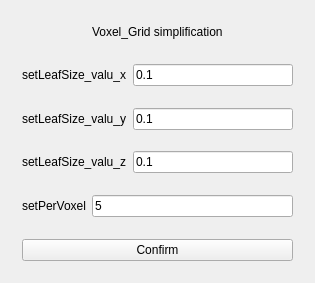
<?xml version="1.0" encoding="UTF-8"?>
<ui version="4.0">
 <class>Algorithm</class>
 <widget class="QWidget" name="Algorithm">
  <property name="geometry">
   <rect>
    <x>0</x>
    <y>0</y>
    <width>315</width>
    <height>283</height>
   </rect>
  </property>
  <property name="windowTitle">
   <string>Algorithm</string>
  </property>
  <layout class="QVBoxLayout" name="verticalLayout_2">
   <item>
    <widget class="QStackedWidget" name="stackedWidget">
     <property name="currentIndex">
      <number>6</number>
     </property>
     <widget class="QWidget" name="Radius_Filter">
      <layout class="QVBoxLayout" name="verticalLayout">
       <item>
        <layout class="QHBoxLayout" name="horizontalLayout_3">
         <item>
          <spacer name="horizontalSpacer">
           <property name="orientation">
            <enum>Qt::Horizontal</enum>
           </property>
           <property name="sizeHint" stdset="0">
            <size>
             <width>40</width>
             <height>20</height>
            </size>
           </property>
          </spacer>
         </item>
         <item>
          <widget class="QLabel" name="label">
           <property name="text">
            <string>Radius Filter</string>
           </property>
          </widget>
         </item>
         <item>
          <spacer name="horizontalSpacer_2">
           <property name="orientation">
            <enum>Qt::Horizontal</enum>
           </property>
           <property name="sizeHint" stdset="0">
            <size>
             <width>40</width>
             <height>20</height>
            </size>
           </property>
          </spacer>
         </item>
        </layout>
       </item>
       <item>
        <layout class="QHBoxLayout" name="horizontalLayout_21">
         <item>
          <widget class="QLabel" name="negative">
           <property name="text">
            <string>Negative Select</string>
           </property>
          </widget>
         </item>
         <item>
          <widget class="QComboBox" name="negative_input">
           <property name="currentIndex">
            <number>0</number>
           </property>
           <item>
            <property name="text">
             <string>False</string>
            </property>
           </item>
           <item>
            <property name="text">
             <string>True</string>
            </property>
           </item>
          </widget>
         </item>
        </layout>
       </item>
       <item>
        <layout class="QHBoxLayout" name="horizontalLayout">
         <item>
          <widget class="QLabel" name="RadiusSearch">
           <property name="text">
            <string>setRadiusSearch</string>
           </property>
          </widget>
         </item>
         <item>
          <widget class="QLineEdit" name="RadiusSearch_input">
           <property name="text">
            <string>0.2</string>
           </property>
          </widget>
         </item>
        </layout>
       </item>
       <item>
        <layout class="QHBoxLayout" name="horizontalLayout_2">
         <item>
          <widget class="QLabel" name="NeighborsInRadius">
           <property name="text">
            <string>setMinNeighborsInRadius</string>
           </property>
          </widget>
         </item>
         <item>
          <widget class="QLineEdit" name="NeighborsInRadius_input">
           <property name="text">
            <string>5</string>
           </property>
          </widget>
         </item>
        </layout>
       </item>
       <item>
        <widget class="QPushButton" name="Button_Radius">
         <property name="text">
          <string>Confirm</string>
         </property>
        </widget>
       </item>
      </layout>
     </widget>
     <widget class="QWidget" name="Statistical_Filter">
      <layout class="QVBoxLayout" name="verticalLayout_3">
       <item>
        <layout class="QHBoxLayout" name="horizontalLayout_13">
         <item>
          <spacer name="horizontalSpacer_6">
           <property name="orientation">
            <enum>Qt::Horizontal</enum>
           </property>
           <property name="sizeHint" stdset="0">
            <size>
             <width>40</width>
             <height>20</height>
            </size>
           </property>
          </spacer>
         </item>
         <item>
          <widget class="QLabel" name="label_2">
           <property name="text">
            <string>Statistical Filter</string>
           </property>
          </widget>
         </item>
         <item>
          <spacer name="horizontalSpacer_5">
           <property name="orientation">
            <enum>Qt::Horizontal</enum>
           </property>
           <property name="sizeHint" stdset="0">
            <size>
             <width>40</width>
             <height>20</height>
            </size>
           </property>
          </spacer>
         </item>
        </layout>
       </item>
       <item>
        <layout class="QHBoxLayout" name="horizontalLayout_15">
         <item>
          <widget class="QLabel" name="MeanK">
           <property name="text">
            <string>setMeanK</string>
           </property>
          </widget>
         </item>
         <item>
          <widget class="QLineEdit" name="MeanK_input">
           <property name="text">
            <string>6</string>
           </property>
          </widget>
         </item>
        </layout>
       </item>
       <item>
        <layout class="QHBoxLayout" name="horizontalLayout_14">
         <item>
          <widget class="QLabel" name="StddevMulThresh">
           <property name="text">
            <string>setStddevMulThresh</string>
           </property>
          </widget>
         </item>
         <item>
          <widget class="QLineEdit" name="StddevMulThresh_input">
           <property name="text">
            <string>1.0</string>
           </property>
          </widget>
         </item>
        </layout>
       </item>
       <item>
        <widget class="QPushButton" name="Button_Statistical">
         <property name="text">
          <string>Confirm</string>
         </property>
        </widget>
       </item>
      </layout>
     </widget>
     <widget class="QWidget" name="Condition_Filter">
      <layout class="QVBoxLayout" name="verticalLayout_4">
       <item>
        <layout class="QHBoxLayout" name="horizontalLayout_6">
         <item>
          <spacer name="horizontalSpacer_3">
           <property name="orientation">
            <enum>Qt::Horizontal</enum>
           </property>
           <property name="sizeHint" stdset="0">
            <size>
             <width>40</width>
             <height>20</height>
            </size>
           </property>
          </spacer>
         </item>
         <item>
          <widget class="QLabel" name="label_1">
           <property name="text">
            <string>Condition Filter</string>
           </property>
          </widget>
         </item>
         <item>
          <spacer name="horizontalSpacer_4">
           <property name="orientation">
            <enum>Qt::Horizontal</enum>
           </property>
           <property name="sizeHint" stdset="0">
            <size>
             <width>40</width>
             <height>20</height>
            </size>
           </property>
          </spacer>
         </item>
        </layout>
       </item>
       <item>
        <layout class="QHBoxLayout" name="horizontalLayout_4">
         <item>
          <widget class="QLabel" name="KeepOrganized">
           <property name="text">
            <string>KeepOrganized</string>
           </property>
          </widget>
         </item>
         <item>
          <widget class="QComboBox" name="KeepOrganized_input">
           <property name="currentText">
            <string>False</string>
           </property>
           <property name="currentIndex">
            <number>0</number>
           </property>
           <item>
            <property name="text">
             <string>False</string>
            </property>
           </item>
           <item>
            <property name="text">
             <string>True</string>
            </property>
           </item>
          </widget>
         </item>
        </layout>
       </item>
       <item>
        <widget class="QPushButton" name="Button_Condition">
         <property name="text">
          <string>Confirm</string>
         </property>
        </widget>
       </item>
      </layout>
     </widget>
     <widget class="QWidget" name="Bilateral_Filter">
      <layout class="QVBoxLayout" name="verticalLayout_5">
       <item>
        <layout class="QHBoxLayout" name="horizontalLayout_20">
         <item>
          <spacer name="horizontalSpacer_15">
           <property name="orientation">
            <enum>Qt::Horizontal</enum>
           </property>
           <property name="sizeHint" stdset="0">
            <size>
             <width>246</width>
             <height>20</height>
            </size>
           </property>
          </spacer>
         </item>
         <item>
          <widget class="QLabel" name="label_7">
           <property name="text">
            <string>Bilateral Filter</string>
           </property>
          </widget>
         </item>
         <item>
          <spacer name="horizontalSpacer_16">
           <property name="orientation">
            <enum>Qt::Horizontal</enum>
           </property>
           <property name="sizeHint" stdset="0">
            <size>
             <width>246</width>
             <height>20</height>
            </size>
           </property>
          </spacer>
         </item>
        </layout>
       </item>
       <item>
        <layout class="QHBoxLayout" name="horizontalLayout_18">
         <item>
          <widget class="QLabel" name="dist_weigh">
           <property name="text">
            <string>dist_weigh</string>
           </property>
          </widget>
         </item>
         <item>
          <widget class="QLineEdit" name="dist_weigh_input">
           <property name="text">
            <string>1.0</string>
           </property>
          </widget>
         </item>
        </layout>
       </item>
       <item>
        <layout class="QHBoxLayout" name="horizontalLayout_22">
         <item>
          <widget class="QLabel" name="K_set">
           <property name="text">
            <string>K</string>
           </property>
          </widget>
         </item>
         <item>
          <widget class="QLineEdit" name="K_set_input">
           <property name="text">
            <string>4</string>
           </property>
          </widget>
         </item>
        </layout>
       </item>
       <item>
        <layout class="QHBoxLayout" name="horizontalLayout_19">
         <item>
          <widget class="QLabel" name="normal_weigh">
           <property name="text">
            <string>normal_weigh</string>
           </property>
          </widget>
         </item>
         <item>
          <widget class="QLineEdit" name="normal_weigh_input">
           <property name="text">
            <string>1.0</string>
           </property>
          </widget>
         </item>
        </layout>
       </item>
       <item>
        <widget class="QPushButton" name="Button_Bilateral">
         <property name="text">
          <string>Confirm</string>
         </property>
        </widget>
       </item>
      </layout>
     </widget>
     <widget class="QWidget" name="Random_Simplification">
      <layout class="QVBoxLayout" name="verticalLayout_6">
       <item>
        <spacer name="verticalSpacer_3">
         <property name="orientation">
          <enum>Qt::Vertical</enum>
         </property>
         <property name="sizeHint" stdset="0">
          <size>
           <width>20</width>
           <height>33</height>
          </size>
         </property>
        </spacer>
       </item>
       <item>
        <layout class="QHBoxLayout" name="horizontalLayout_5">
         <item>
          <spacer name="horizontalSpacer_18">
           <property name="orientation">
            <enum>Qt::Horizontal</enum>
           </property>
           <property name="sizeHint" stdset="0">
            <size>
             <width>246</width>
             <height>20</height>
            </size>
           </property>
          </spacer>
         </item>
         <item>
          <widget class="QLabel" name="label_8">
           <property name="text">
            <string>Random Simplification</string>
           </property>
          </widget>
         </item>
         <item>
          <spacer name="horizontalSpacer_17">
           <property name="orientation">
            <enum>Qt::Horizontal</enum>
           </property>
           <property name="sizeHint" stdset="0">
            <size>
             <width>246</width>
             <height>20</height>
            </size>
           </property>
          </spacer>
         </item>
        </layout>
       </item>
       <item>
        <spacer name="verticalSpacer_4">
         <property name="orientation">
          <enum>Qt::Vertical</enum>
         </property>
         <property name="sizeHint" stdset="0">
          <size>
           <width>20</width>
           <height>33</height>
          </size>
         </property>
        </spacer>
       </item>
       <item>
        <layout class="QHBoxLayout" name="horizontalLayout_7">
         <item>
          <widget class="QLabel" name="setSample">
           <property name="text">
            <string>setSample</string>
           </property>
          </widget>
         </item>
         <item>
          <widget class="QLineEdit" name="setSample_input">
           <property name="text">
            <string>0.01</string>
           </property>
          </widget>
         </item>
        </layout>
       </item>
       <item>
        <spacer name="verticalSpacer_5">
         <property name="orientation">
          <enum>Qt::Vertical</enum>
         </property>
         <property name="sizeHint" stdset="0">
          <size>
           <width>20</width>
           <height>17</height>
          </size>
         </property>
        </spacer>
       </item>
       <item>
        <layout class="QHBoxLayout" name="horizontalLayout_8">
         <item>
          <widget class="QLabel" name="setSeed">
           <property name="text">
            <string>setSeed</string>
           </property>
          </widget>
         </item>
         <item>
          <widget class="QLineEdit" name="setSeed_input">
           <property name="text">
            <string>1</string>
           </property>
          </widget>
         </item>
        </layout>
       </item>
       <item>
        <spacer name="verticalSpacer_2">
         <property name="orientation">
          <enum>Qt::Vertical</enum>
         </property>
         <property name="sizeHint" stdset="0">
          <size>
           <width>20</width>
           <height>27</height>
          </size>
         </property>
        </spacer>
       </item>
       <item>
        <widget class="QPushButton" name="Button_Random">
         <property name="text">
          <string>Confirm</string>
         </property>
        </widget>
       </item>
       <item>
        <spacer name="verticalSpacer">
         <property name="orientation">
          <enum>Qt::Vertical</enum>
         </property>
         <property name="sizeHint" stdset="0">
          <size>
           <width>20</width>
           <height>33</height>
          </size>
         </property>
        </spacer>
       </item>
      </layout>
     </widget>
     <widget class="QWidget" name="Isometry_simplification">
      <layout class="QVBoxLayout" name="verticalLayout_7">
       <item>
        <spacer name="verticalSpacer_8">
         <property name="orientation">
          <enum>Qt::Vertical</enum>
         </property>
         <property name="sizeHint" stdset="0">
          <size>
           <width>20</width>
           <height>33</height>
          </size>
         </property>
        </spacer>
       </item>
       <item>
        <layout class="QHBoxLayout" name="horizontalLayout_10">
         <item>
          <spacer name="horizontalSpacer_7">
           <property name="orientation">
            <enum>Qt::Horizontal</enum>
           </property>
           <property name="sizeHint" stdset="0">
            <size>
             <width>40</width>
             <height>20</height>
            </size>
           </property>
          </spacer>
         </item>
         <item>
          <widget class="QLabel" name="label_3">
           <property name="text">
            <string>Isometry Simplification</string>
           </property>
          </widget>
         </item>
         <item>
          <spacer name="horizontalSpacer_8">
           <property name="orientation">
            <enum>Qt::Horizontal</enum>
           </property>
           <property name="sizeHint" stdset="0">
            <size>
             <width>40</width>
             <height>20</height>
            </size>
           </property>
          </spacer>
         </item>
        </layout>
       </item>
       <item>
        <spacer name="verticalSpacer_7">
         <property name="orientation">
          <enum>Qt::Vertical</enum>
         </property>
         <property name="sizeHint" stdset="0">
          <size>
           <width>20</width>
           <height>33</height>
          </size>
         </property>
        </spacer>
       </item>
       <item>
        <layout class="QHBoxLayout" name="horizontalLayout_9">
         <item>
          <widget class="QLabel" name="setRadiusSearch">
           <property name="text">
            <string>setRadiusSearch</string>
           </property>
          </widget>
         </item>
         <item>
          <widget class="QLineEdit" name="setRadiusSearch_input">
           <property name="text">
            <string>0.005</string>
           </property>
          </widget>
         </item>
        </layout>
       </item>
       <item>
        <spacer name="verticalSpacer_6">
         <property name="orientation">
          <enum>Qt::Vertical</enum>
         </property>
         <property name="sizeHint" stdset="0">
          <size>
           <width>20</width>
           <height>33</height>
          </size>
         </property>
        </spacer>
       </item>
       <item>
        <widget class="QPushButton" name="Button_Isometry">
         <property name="text">
          <string>Confirm</string>
         </property>
        </widget>
       </item>
       <item>
        <spacer name="verticalSpacer_9">
         <property name="orientation">
          <enum>Qt::Vertical</enum>
         </property>
         <property name="sizeHint" stdset="0">
          <size>
           <width>20</width>
           <height>33</height>
          </size>
         </property>
        </spacer>
       </item>
      </layout>
     </widget>
     <widget class="QWidget" name="Voxel_Grid_simplification">
      <layout class="QVBoxLayout" name="verticalLayout_8">
       <item>
        <layout class="QHBoxLayout" name="horizontalLayout_11">
         <item>
          <spacer name="horizontalSpacer_9">
           <property name="orientation">
            <enum>Qt::Horizontal</enum>
           </property>
           <property name="sizeHint" stdset="0">
            <size>
             <width>40</width>
             <height>20</height>
            </size>
           </property>
          </spacer>
         </item>
         <item>
          <widget class="QLabel" name="label_4">
           <property name="text">
            <string>Voxel_Grid simplification</string>
           </property>
          </widget>
         </item>
         <item>
          <spacer name="horizontalSpacer_10">
           <property name="orientation">
            <enum>Qt::Horizontal</enum>
           </property>
           <property name="sizeHint" stdset="0">
            <size>
             <width>40</width>
             <height>20</height>
            </size>
           </property>
          </spacer>
         </item>
        </layout>
       </item>
       <item>
        <spacer name="verticalSpacer_14">
         <property name="orientation">
          <enum>Qt::Vertical</enum>
         </property>
         <property name="sizeHint" stdset="0">
          <size>
           <width>20</width>
           <height>8</height>
          </size>
         </property>
        </spacer>
       </item>
       <item>
        <layout class="QHBoxLayout" name="horizontalLayout_12">
         <item>
          <widget class="QLabel" name="setLeafSize_1">
           <property name="text">
            <string>setLeafSize_valu_x</string>
           </property>
          </widget>
         </item>
         <item>
          <widget class="QLineEdit" name="setLeafSize_1_input">
           <property name="text">
            <string>0.1</string>
           </property>
          </widget>
         </item>
        </layout>
       </item>
       <item>
        <spacer name="verticalSpacer_13">
         <property name="orientation">
          <enum>Qt::Vertical</enum>
         </property>
         <property name="sizeHint" stdset="0">
          <size>
           <width>20</width>
           <height>8</height>
          </size>
         </property>
        </spacer>
       </item>
       <item>
        <layout class="QHBoxLayout" name="horizontalLayout_16">
         <item>
          <widget class="QLabel" name="setLeafSize_2">
           <property name="text">
            <string>setLeafSize_valu_y</string>
           </property>
          </widget>
         </item>
         <item>
          <widget class="QLineEdit" name="setLeafSize_2_input">
           <property name="text">
            <string>0.1</string>
           </property>
          </widget>
         </item>
        </layout>
       </item>
       <item>
        <spacer name="verticalSpacer_12">
         <property name="orientation">
          <enum>Qt::Vertical</enum>
         </property>
         <property name="sizeHint" stdset="0">
          <size>
           <width>20</width>
           <height>7</height>
          </size>
         </property>
        </spacer>
       </item>
       <item>
        <layout class="QHBoxLayout" name="horizontalLayout_17">
         <item>
          <widget class="QLabel" name="setLeafSize_3">
           <property name="text">
            <string>setLeafSize_valu_z</string>
           </property>
          </widget>
         </item>
         <item>
          <widget class="QLineEdit" name="setLeafSize_3_input">
           <property name="text">
            <string>0.1</string>
           </property>
          </widget>
         </item>
        </layout>
       </item>
       <item>
        <spacer name="verticalSpacer_10">
         <property name="orientation">
          <enum>Qt::Vertical</enum>
         </property>
         <property name="sizeHint" stdset="0">
          <size>
           <width>20</width>
           <height>8</height>
          </size>
         </property>
        </spacer>
       </item>
       <item>
        <layout class="QHBoxLayout" name="horizontalLayout_23">
         <item>
          <widget class="QLabel" name="setPerVoxel">
           <property name="text">
            <string>setPerVoxel</string>
           </property>
          </widget>
         </item>
         <item>
          <widget class="QLineEdit" name="setPerVoxel_input">
           <property name="text">
            <string>5</string>
           </property>
          </widget>
         </item>
        </layout>
       </item>
       <item>
        <spacer name="verticalSpacer_11">
         <property name="orientation">
          <enum>Qt::Vertical</enum>
         </property>
         <property name="sizeHint" stdset="0">
          <size>
           <width>20</width>
           <height>8</height>
          </size>
         </property>
        </spacer>
       </item>
       <item>
        <widget class="QPushButton" name="Button_Voxel_Grid">
         <property name="text">
          <string>Confirm</string>
         </property>
        </widget>
       </item>
      </layout>
     </widget>
     <widget class="QWidget" name="MLS">
      <layout class="QVBoxLayout" name="verticalLayout_9">
       <item>
        <layout class="QHBoxLayout" name="horizontalLayout_24">
         <item>
          <spacer name="horizontalSpacer_11">
           <property name="orientation">
            <enum>Qt::Horizontal</enum>
           </property>
           <property name="sizeHint" stdset="0">
            <size>
             <width>40</width>
             <height>20</height>
            </size>
           </property>
          </spacer>
         </item>
         <item>
          <widget class="QLabel" name="label_5">
           <property name="text">
            <string>MLS</string>
           </property>
          </widget>
         </item>
         <item>
          <spacer name="horizontalSpacer_12">
           <property name="orientation">
            <enum>Qt::Horizontal</enum>
           </property>
           <property name="sizeHint" stdset="0">
            <size>
             <width>40</width>
             <height>20</height>
            </size>
           </property>
          </spacer>
         </item>
        </layout>
       </item>
       <item>
        <layout class="QHBoxLayout" name="horizontalLayout_27">
         <item>
          <widget class="QLabel" name="setComputeNormals">
           <property name="text">
            <string>setComputeNormals</string>
           </property>
          </widget>
         </item>
         <item>
          <widget class="QComboBox" name="setComputeNormals_input">
           <property name="currentText">
            <string>True</string>
           </property>
           <property name="currentIndex">
            <number>1</number>
           </property>
           <item>
            <property name="text">
             <string>False</string>
            </property>
           </item>
           <item>
            <property name="text">
             <string>True</string>
            </property>
           </item>
          </widget>
         </item>
        </layout>
       </item>
       <item>
        <layout class="QHBoxLayout" name="horizontalLayout_47">
         <item>
          <widget class="QLabel" name="setPolynomialOrder">
           <property name="text">
            <string>setPolynomialOrder</string>
           </property>
          </widget>
         </item>
         <item>
          <widget class="QLineEdit" name="setPolynomialOrder_input">
           <property name="text">
            <string>2</string>
           </property>
          </widget>
         </item>
        </layout>
       </item>
       <item>
        <layout class="QHBoxLayout" name="horizontalLayout_26">
         <item>
          <widget class="QLabel" name="setSearchRadius">
           <property name="text">
            <string>setSearchRadius</string>
           </property>
          </widget>
         </item>
         <item>
          <widget class="QLineEdit" name="setSearchRadius_input">
           <property name="text">
            <string>0.3</string>
           </property>
          </widget>
         </item>
        </layout>
       </item>
       <item>
        <widget class="QPushButton" name="Button_MLS">
         <property name="text">
          <string>Confirm</string>
         </property>
        </widget>
       </item>
      </layout>
     </widget>
     <widget class="QWidget" name="Gaussian">
      <layout class="QVBoxLayout" name="verticalLayout_10">
       <item>
        <layout class="QHBoxLayout" name="horizontalLayout_33">
         <item>
          <spacer name="horizontalSpacer_13">
           <property name="orientation">
            <enum>Qt::Horizontal</enum>
           </property>
           <property name="sizeHint" stdset="0">
            <size>
             <width>40</width>
             <height>20</height>
            </size>
           </property>
          </spacer>
         </item>
         <item>
          <widget class="QLabel" name="label_6">
           <property name="text">
            <string>Gaussian</string>
           </property>
          </widget>
         </item>
         <item>
          <spacer name="horizontalSpacer_14">
           <property name="orientation">
            <enum>Qt::Horizontal</enum>
           </property>
           <property name="sizeHint" stdset="0">
            <size>
             <width>40</width>
             <height>20</height>
            </size>
           </property>
          </spacer>
         </item>
        </layout>
       </item>
       <item>
        <layout class="QHBoxLayout" name="horizontalLayout_28">
         <item>
          <widget class="QLabel" name="setSigma">
           <property name="text">
            <string>setSigma</string>
           </property>
          </widget>
         </item>
         <item>
          <widget class="QLineEdit" name="setSigma_input">
           <property name="text">
            <string>4</string>
           </property>
          </widget>
         </item>
        </layout>
       </item>
       <item>
        <layout class="QHBoxLayout" name="horizontalLayout_29">
         <item>
          <widget class="QLabel" name="setRelativeToSigma">
           <property name="text">
            <string>setThresholdRelativeToSigma</string>
           </property>
          </widget>
         </item>
         <item>
          <widget class="QLineEdit" name="setRelativeToSigma_input">
           <property name="text">
            <string>4</string>
           </property>
          </widget>
         </item>
        </layout>
       </item>
       <item>
        <layout class="QHBoxLayout" name="horizontalLayout_30">
         <item>
          <widget class="QLabel" name="setThreshold">
           <property name="text">
            <string>setThreshold</string>
           </property>
          </widget>
         </item>
         <item>
          <widget class="QLineEdit" name="setThreshold_input">
           <property name="text">
            <string>0.05</string>
           </property>
          </widget>
         </item>
        </layout>
       </item>
       <item>
        <layout class="QHBoxLayout" name="horizontalLayout_31">
         <item>
          <widget class="QLabel" name="setNumber">
           <property name="text">
            <string>setNumberOfThreads</string>
           </property>
          </widget>
         </item>
         <item>
          <widget class="QLineEdit" name="setNumber_input">
           <property name="text">
            <string>8</string>
           </property>
          </widget>
         </item>
        </layout>
       </item>
       <item>
        <layout class="QHBoxLayout" name="horizontalLayout_32">
         <item>
          <widget class="QLabel" name="setRadius">
           <property name="text">
            <string>setRadiusSearch</string>
           </property>
          </widget>
         </item>
         <item>
          <widget class="QLineEdit" name="setRadius_input">
           <property name="text">
            <string>0.01</string>
           </property>
          </widget>
         </item>
        </layout>
       </item>
       <item>
        <widget class="QPushButton" name="Button_Gaussian">
         <property name="text">
          <string>Confirm</string>
         </property>
        </widget>
       </item>
      </layout>
     </widget>
     <widget class="QWidget" name="Cloud_Repair">
      <layout class="QVBoxLayout" name="verticalLayout_11">
       <item>
        <layout class="QHBoxLayout" name="horizontalLayout_34">
         <item>
          <spacer name="horizontalSpacer_20">
           <property name="orientation">
            <enum>Qt::Horizontal</enum>
           </property>
           <property name="sizeHint" stdset="0">
            <size>
             <width>40</width>
             <height>20</height>
            </size>
           </property>
          </spacer>
         </item>
         <item>
          <widget class="QLabel" name="label_9">
           <property name="text">
            <string>Cloud Repair</string>
           </property>
          </widget>
         </item>
         <item>
          <spacer name="horizontalSpacer_19">
           <property name="orientation">
            <enum>Qt::Horizontal</enum>
           </property>
           <property name="sizeHint" stdset="0">
            <size>
             <width>40</width>
             <height>20</height>
            </size>
           </property>
          </spacer>
         </item>
        </layout>
       </item>
       <item>
        <widget class="QPushButton" name="Button_Repair">
         <property name="text">
          <string>Confirm</string>
         </property>
        </widget>
       </item>
      </layout>
     </widget>
     <widget class="QWidget" name="IA_RANSAC">
      <layout class="QVBoxLayout" name="verticalLayout_12">
       <item>
        <layout class="QHBoxLayout" name="horizontalLayout_35">
         <item>
          <spacer name="horizontalSpacer_22">
           <property name="orientation">
            <enum>Qt::Horizontal</enum>
           </property>
           <property name="sizeHint" stdset="0">
            <size>
             <width>40</width>
             <height>20</height>
            </size>
           </property>
          </spacer>
         </item>
         <item>
          <widget class="QLabel" name="label_10">
           <property name="text">
            <string>IA RANSAC</string>
           </property>
          </widget>
         </item>
         <item>
          <spacer name="horizontalSpacer_23">
           <property name="orientation">
            <enum>Qt::Horizontal</enum>
           </property>
           <property name="sizeHint" stdset="0">
            <size>
             <width>40</width>
             <height>20</height>
            </size>
           </property>
          </spacer>
         </item>
        </layout>
       </item>
       <item>
        <layout class="QHBoxLayout" name="horizontalLayout_36">
         <item>
          <widget class="QLabel" name="SetRadius">
           <property name="text">
            <string>src_setRadius</string>
           </property>
          </widget>
         </item>
         <item>
          <widget class="QLineEdit" name="SetRadius_input">
           <property name="text">
            <string>0.2</string>
           </property>
          </widget>
         </item>
        </layout>
       </item>
       <item>
        <layout class="QHBoxLayout" name="horizontalLayout_50">
         <item>
          <widget class="QLabel" name="SetRadius_2">
           <property name="text">
            <string>tgt_setRadius</string>
           </property>
          </widget>
         </item>
         <item>
          <widget class="QLineEdit" name="SetRadius_input_2">
           <property name="text">
            <string>0.2</string>
           </property>
          </widget>
         </item>
        </layout>
       </item>
       <item>
        <layout class="QHBoxLayout" name="horizontalLayout_49">
         <item>
          <widget class="QLabel" name="SetRadius_3">
           <property name="text">
            <string>fpfh_src_setRadius</string>
           </property>
          </widget>
         </item>
         <item>
          <widget class="QLineEdit" name="SetRadius_input_3">
           <property name="text">
            <string>0.2</string>
           </property>
          </widget>
         </item>
        </layout>
       </item>
       <item>
        <layout class="QHBoxLayout" name="horizontalLayout_48">
         <item>
          <widget class="QLabel" name="SetRadius_4">
           <property name="text">
            <string>fpfh_tgt_setRadius</string>
           </property>
          </widget>
         </item>
         <item>
          <widget class="QLineEdit" name="SetRadius_input_4">
           <property name="text">
            <string>0.2</string>
           </property>
          </widget>
         </item>
        </layout>
       </item>
       <item>
        <widget class="QPushButton" name="Button_RANSAC">
         <property name="text">
          <string>Confirm</string>
         </property>
        </widget>
       </item>
      </layout>
     </widget>
     <widget class="QWidget" name="NDT">
      <layout class="QVBoxLayout" name="verticalLayout_13">
       <item>
        <layout class="QHBoxLayout" name="horizontalLayout_37">
         <item>
          <spacer name="horizontalSpacer_25">
           <property name="orientation">
            <enum>Qt::Horizontal</enum>
           </property>
           <property name="sizeHint" stdset="0">
            <size>
             <width>40</width>
             <height>20</height>
            </size>
           </property>
          </spacer>
         </item>
         <item>
          <widget class="QLabel" name="label_11">
           <property name="text">
            <string>NDT</string>
           </property>
          </widget>
         </item>
         <item>
          <spacer name="horizontalSpacer_24">
           <property name="orientation">
            <enum>Qt::Horizontal</enum>
           </property>
           <property name="sizeHint" stdset="0">
            <size>
             <width>40</width>
             <height>20</height>
            </size>
           </property>
          </spacer>
         </item>
        </layout>
       </item>
       <item>
        <layout class="QHBoxLayout" name="horizontalLayout_38">
         <item>
          <widget class="QLabel" name="setEpsilon">
           <property name="text">
            <string>setEpsilon</string>
           </property>
          </widget>
         </item>
         <item>
          <widget class="QLineEdit" name="setEpsilon_input">
           <property name="text">
            <string>0.001</string>
           </property>
          </widget>
         </item>
        </layout>
       </item>
       <item>
        <layout class="QHBoxLayout" name="horizontalLayout_39">
         <item>
          <widget class="QLabel" name="setStepSize">
           <property name="text">
            <string>setStepSize</string>
           </property>
          </widget>
         </item>
         <item>
          <widget class="QLineEdit" name="setStepSize_input">
           <property name="text">
            <string>0.5</string>
           </property>
          </widget>
         </item>
        </layout>
       </item>
       <item>
        <layout class="QHBoxLayout" name="horizontalLayout_40">
         <item>
          <widget class="QLabel" name="setResolution">
           <property name="text">
            <string>setResolution</string>
           </property>
          </widget>
         </item>
         <item>
          <widget class="QLineEdit" name="setResolution_input">
           <property name="text">
            <string>1.0</string>
           </property>
          </widget>
         </item>
        </layout>
       </item>
       <item>
        <layout class="QHBoxLayout" name="horizontalLayout_41">
         <item>
          <widget class="QLabel" name="setMaxIterations">
           <property name="text">
            <string>setMaxIterations</string>
           </property>
          </widget>
         </item>
         <item>
          <widget class="QLineEdit" name="setMaxIterations_input">
           <property name="text">
            <string>200</string>
           </property>
          </widget>
         </item>
        </layout>
       </item>
       <item>
        <widget class="QPushButton" name="Button_NDT">
         <property name="text">
          <string>Confirm</string>
         </property>
        </widget>
       </item>
      </layout>
     </widget>
     <widget class="QWidget" name="ICP">
      <layout class="QVBoxLayout" name="verticalLayout_14">
       <item>
        <layout class="QHBoxLayout" name="horizontalLayout_42">
         <item>
          <spacer name="horizontalSpacer_27">
           <property name="orientation">
            <enum>Qt::Horizontal</enum>
           </property>
           <property name="sizeHint" stdset="0">
            <size>
             <width>40</width>
             <height>20</height>
            </size>
           </property>
          </spacer>
         </item>
         <item>
          <widget class="QLabel" name="label_12">
           <property name="text">
            <string>ICP</string>
           </property>
          </widget>
         </item>
         <item>
          <spacer name="horizontalSpacer_26">
           <property name="orientation">
            <enum>Qt::Horizontal</enum>
           </property>
           <property name="sizeHint" stdset="0">
            <size>
             <width>40</width>
             <height>20</height>
            </size>
           </property>
          </spacer>
         </item>
        </layout>
       </item>
       <item>
        <layout class="QHBoxLayout" name="horizontalLayout_43">
         <item>
          <widget class="QLabel" name="setMaxCor">
           <property name="text">
            <string>setMaxCor</string>
           </property>
          </widget>
         </item>
         <item>
          <widget class="QLineEdit" name="setMaxCor_input">
           <property name="text">
            <string>0.5</string>
           </property>
          </widget>
         </item>
        </layout>
       </item>
       <item>
        <layout class="QHBoxLayout" name="horizontalLayout_44">
         <item>
          <widget class="QLabel" name="setTrE">
           <property name="text">
            <string>setTrE</string>
           </property>
          </widget>
         </item>
         <item>
          <widget class="QLineEdit" name="setTrE_input">
           <property name="text">
            <string>0.0001</string>
           </property>
          </widget>
         </item>
        </layout>
       </item>
       <item>
        <layout class="QHBoxLayout" name="horizontalLayout_45">
         <item>
          <widget class="QLabel" name="setEuFit">
           <property name="text">
            <string>setEuFit</string>
           </property>
          </widget>
         </item>
         <item>
          <widget class="QLineEdit" name="setEuFit_input">
           <property name="text">
            <string>0.01</string>
           </property>
          </widget>
         </item>
        </layout>
       </item>
       <item>
        <layout class="QHBoxLayout" name="horizontalLayout_46">
         <item>
          <widget class="QLabel" name="setMaxIteration">
           <property name="text">
            <string>setMaxIteration</string>
           </property>
          </widget>
         </item>
         <item>
          <widget class="QLineEdit" name="setMaxIteration_input">
           <property name="text">
            <string>20</string>
           </property>
          </widget>
         </item>
        </layout>
       </item>
       <item>
        <widget class="QPushButton" name="Button_ICP">
         <property name="text">
          <string>Confirm</string>
         </property>
        </widget>
       </item>
      </layout>
     </widget>
    </widget>
   </item>
  </layout>
 </widget>
 <layoutdefault spacing="6" margin="11"/>
 <resources/>
 <connections/>
</ui>
